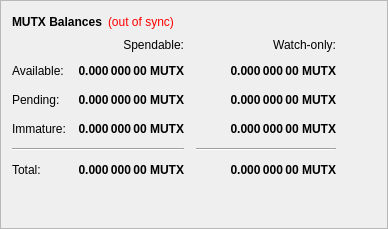
        <widget class="QFrame" name="frame">
         <property name="frameShape">
          <enum>QFrame::StyledPanel</enum>
         </property>
         <property name="frameShadow">
          <enum>QFrame::Raised</enum>
         </property>
         <layout class="QVBoxLayout" name="verticalLayout_4">
          <item>
           <layout class="QHBoxLayout" name="horizontalLayout_4">
            <item>
             <widget class="QLabel" name="label_5">
              <property name="font">
               <font>
                <weight>75</weight>
                <bold>true</bold>
               </font>
              </property>
              <property name="text">
               <string>MUTX Balances</string>
              </property>
             </widget>
            </item>
            <item>
             <widget class="QLabel" name="labelWalletStatus">
              <property name="cursor">
               <cursorShape>WhatsThisCursor</cursorShape>
              </property>
              <property name="toolTip">
               <string>The displayed information may be out of date. Your wallet automatically synchronizes with the Mutx network after a connection is established, but this process has not completed yet.</string>
              </property>
              <property name="styleSheet">
               <string notr="true">QLabel { color: red; }</string>
              </property>
              <property name="text">
               <string notr="true">(out of sync)</string>
              </property>
              <property name="alignment">
               <set>Qt::AlignLeading|Qt::AlignLeft|Qt::AlignVCenter</set>
              </property>
             </widget>
            </item>
            <item>
             <spacer name="horizontalSpacer_3">
              <property name="orientation">
               <enum>Qt::Horizontal</enum>
              </property>
              <property name="sizeHint" stdset="0">
               <size>
                <width>40</width>
                <height>20</height>
               </size>
              </property>
             </spacer>
            </item>
           </layout>
          </item>
          <item>
           <layout class="QGridLayout" name="gridLayout">
            <property name="spacing">
             <number>12</number>
            </property>
            <item row="2" column="2">
             <widget class="QLabel" name="labelWatchPending">
              <property name="font">
               <font>
                <weight>75</weight>
                <bold>true</bold>
               </font>
              </property>
              <property name="cursor">
               <cursorShape>IBeamCursor</cursorShape>
              </property>
              <property name="toolTip">
               <string>Unconfirmed transactions to watch-only addresses</string>
              </property>
              <property name="text">
               <string notr="true">0.000 000 00 MUTX</string>
              </property>
              <property name="alignment">
               <set>Qt::AlignRight|Qt::AlignTrailing|Qt::AlignVCenter</set>
              </property>
              <property name="textInteractionFlags">
               <set>Qt::LinksAccessibleByMouse|Qt::TextSelectableByKeyboard|Qt::TextSelectableByMouse</set>
              </property>
             </widget>
            </item>
            <item row="2" column="1">
             <widget class="QLabel" name="labelUnconfirmed">
              <property name="font">
               <font>
                <weight>75</weight>
                <bold>true</bold>
               </font>
              </property>
              <property name="cursor">
               <cursorShape>IBeamCursor</cursorShape>
              </property>
              <property name="toolTip">
               <string>Total of transactions that have yet to be confirmed, and do not yet count toward the spendable balance</string>
              </property>
              <property name="text">
               <string notr="true">0.000 000 00 MUTX</string>
              </property>
              <property name="alignment">
               <set>Qt::AlignRight|Qt::AlignTrailing|Qt::AlignVCenter</set>
              </property>
              <property name="textInteractionFlags">
               <set>Qt::LinksAccessibleByMouse|Qt::TextSelectableByKeyboard|Qt::TextSelectableByMouse</set>
              </property>
             </widget>
            </item>
            <item row="3" column="2">
             <widget class="QLabel" name="labelWatchImmature">
              <property name="font">
               <font>
                <weight>75</weight>
                <bold>true</bold>
               </font>
              </property>
              <property name="cursor">
               <cursorShape>IBeamCursor</cursorShape>
              </property>
              <property name="toolTip">
               <string>Staked or masternode rewards in watch-only addresses that has not yet matured</string>
              </property>
              <property name="text">
               <string notr="true">0.000 000 00 MUTX</string>
              </property>
              <property name="alignment">
               <set>Qt::AlignRight|Qt::AlignTrailing|Qt::AlignVCenter</set>
              </property>
              <property name="textInteractionFlags">
               <set>Qt::LinksAccessibleByMouse|Qt::TextSelectableByKeyboard|Qt::TextSelectableByMouse</set>
              </property>
             </widget>
            </item>
            <item row="4" column="0" colspan="2">
             <widget class="Line" name="lineSpendableBalance">
              <property name="orientation">
               <enum>Qt::Horizontal</enum>
              </property>
             </widget>
            </item>
            <item row="4" column="2">
             <widget class="Line" name="lineWatchBalance">
              <property name="sizePolicy">
               <sizepolicy hsizetype="Preferred" vsizetype="Fixed">
                <horstretch>0</horstretch>
                <verstretch>0</verstretch>
               </sizepolicy>
              </property>
              <property name="minimumSize">
               <size>
                <width>140</width>
                <height>0</height>
               </size>
              </property>
              <property name="orientation">
               <enum>Qt::Horizontal</enum>
              </property>
             </widget>
            </item>
            <item row="5" column="0">
             <widget class="QLabel" name="labelTotalText">
              <property name="text">
               <string>Total:</string>
              </property>
             </widget>
            </item>
            <item row="3" column="1">
             <widget class="QLabel" name="labelImmature">
              <property name="font">
               <font>
                <weight>75</weight>
                <bold>true</bold>
               </font>
              </property>
              <property name="cursor">
               <cursorShape>IBeamCursor</cursorShape>
              </property>
              <property name="toolTip">
               <string>Staked or masternode rewards that has not yet matured</string>
              </property>
              <property name="text">
               <string notr="true">0.000 000 00 MUTX</string>
              </property>
              <property name="alignment">
               <set>Qt::AlignRight|Qt::AlignTrailing|Qt::AlignVCenter</set>
              </property>
              <property name="textInteractionFlags">
               <set>Qt::LinksAccessibleByMouse|Qt::TextSelectableByKeyboard|Qt::TextSelectableByMouse</set>
              </property>
             </widget>
            </item>
            <item row="2" column="3">
             <spacer name="horizontalSpacer_2">
              <property name="orientation">
               <enum>Qt::Horizontal</enum>
              </property>
              <property name="sizeHint" stdset="0">
               <size>
                <width>40</width>
                <height>20</height>
               </size>
              </property>
             </spacer>
            </item>
            <item row="3" column="0">
             <widget class="QLabel" name="labelImmatureText">
              <property name="text">
               <string>Immature:</string>
              </property>
             </widget>
            </item>
            <item row="5" column="1">
             <widget class="QLabel" name="labelTotal">
              <property name="font">
               <font>
                <weight>75</weight>
                <bold>true</bold>
               </font>
              </property>
              <property name="cursor">
               <cursorShape>IBeamCursor</cursorShape>
              </property>
              <property name="toolTip">
               <string>Your current total balance</string>
              </property>
              <property name="text">
               <string notr="true">0.000 000 00 MUTX</string>
              </property>
              <property name="alignment">
               <set>Qt::AlignRight|Qt::AlignTrailing|Qt::AlignVCenter</set>
              </property>
              <property name="textInteractionFlags">
               <set>Qt::LinksAccessibleByMouse|Qt::TextSelectableByKeyboard|Qt::TextSelectableByMouse</set>
              </property>
             </widget>
            </item>
            <item row="5" column="2">
             <widget class="QLabel" name="labelWatchTotal">
              <property name="font">
               <font>
                <weight>75</weight>
                <bold>true</bold>
               </font>
              </property>
              <property name="cursor">
               <cursorShape>IBeamCursor</cursorShape>
              </property>
              <property name="toolTip">
               <string>Current total balance in watch-only addresses</string>
              </property>
              <property name="text">
               <string notr="true">0.000 000 00 MUTX</string>
              </property>
              <property name="alignment">
               <set>Qt::AlignRight|Qt::AlignTrailing|Qt::AlignVCenter</set>
              </property>
              <property name="textInteractionFlags">
               <set>Qt::LinksAccessibleByMouse|Qt::TextSelectableByKeyboard|Qt::TextSelectableByMouse</set>
              </property>
             </widget>
            </item>
            <item row="0" column="2">
             <widget class="QLabel" name="labelWatchonly">
              <property name="text">
               <string>Watch-only:</string>
              </property>
              <property name="alignment">
               <set>Qt::AlignRight|Qt::AlignTrailing|Qt::AlignVCenter</set>
              </property>
             </widget>
            </item>
            <item row="1" column="0">
             <widget class="QLabel" name="labelBalanceText">
              <property name="text">
               <string>Available:</string>
              </property>
             </widget>
            </item>
            <item row="1" column="1">
             <widget class="QLabel" name="labelBalance">
              <property name="font">
               <font>
                <weight>75</weight>
                <bold>true</bold>
               </font>
              </property>
              <property name="cursor">
               <cursorShape>IBeamCursor</cursorShape>
              </property>
              <property name="toolTip">
               <string>Your current spendable balance</string>
              </property>
              <property name="text">
               <string notr="true">0.000 000 00 MUTX</string>
              </property>
              <property name="alignment">
               <set>Qt::AlignRight|Qt::AlignTrailing|Qt::AlignVCenter</set>
              </property>
              <property name="textInteractionFlags">
               <set>Qt::LinksAccessibleByMouse|Qt::TextSelectableByKeyboard|Qt::TextSelectableByMouse</set>
              </property>
             </widget>
            </item>
            <item row="1" column="2">
             <widget class="QLabel" name="labelWatchAvailable">
              <property name="font">
               <font>
                <weight>75</weight>
                <bold>true</bold>
               </font>
              </property>
              <property name="cursor">
               <cursorShape>IBeamCursor</cursorShape>
              </property>
              <property name="toolTip">
               <string>Your current balance in watch-only addresses</string>
              </property>
              <property name="text">
               <string notr="true">0.000 000 00 MUTX</string>
              </property>
              <property name="alignment">
               <set>Qt::AlignRight|Qt::AlignTrailing|Qt::AlignVCenter</set>
              </property>
              <property name="textInteractionFlags">
               <set>Qt::LinksAccessibleByMouse|Qt::TextSelectableByKeyboard|Qt::TextSelectableByMouse</set>
              </property>
             </widget>
            </item>
            <item row="2" column="0">
             <widget class="QLabel" name="labelPendingText">
              <property name="text">
               <string>Pending:</string>
              </property>
             </widget>
            </item>
            <item row="0" column="1">
             <widget class="QLabel" name="labelSpendable">
              <property name="text">
               <string>Spendable:</string>
              </property>
              <property name="alignment">
               <set>Qt::AlignRight|Qt::AlignTrailing|Qt::AlignVCenter</set>
              </property>
             </widget>
            </item>
           </layout>
          </item>
          <item>
           <spacer name="verticalSpacer_4">
            <property name="orientation">
             <enum>Qt::Vertical</enum>
            </property>
            <property name="sizeHint" stdset="0">
             <size>
              <width>20</width>
              <height>40</height>
             </size>
            </property>
           </spacer>
          </item>
         </layout>
        </widget>
